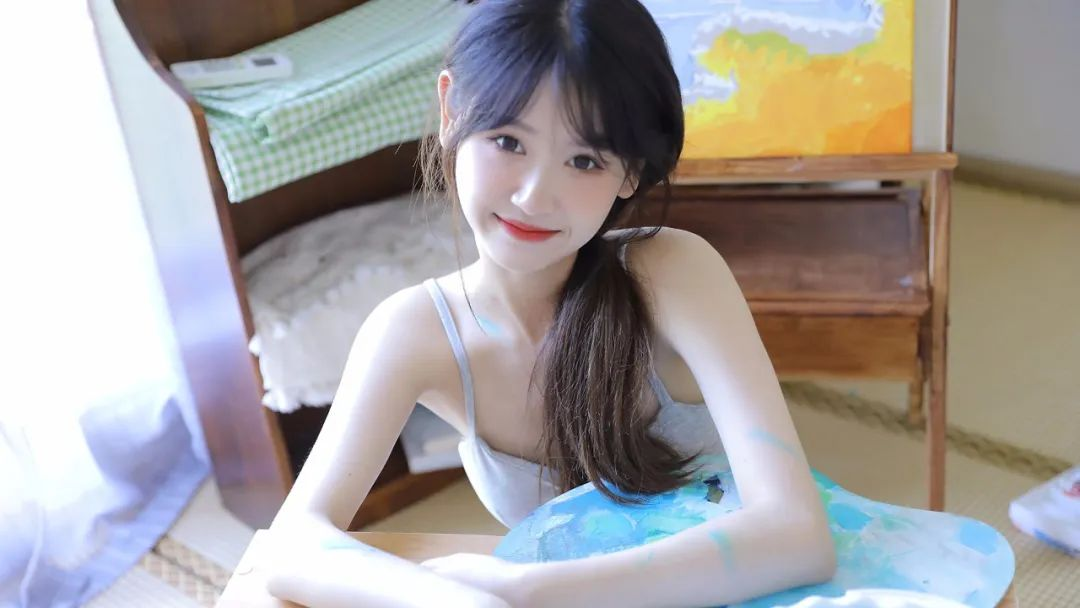
#> input picture OpenCV/10000.jpg, 1080 x 608 px
$ python '图像边缘检测.py'
#> lines starting #> are read from the running program, lines starting #| are printed output that depends on the picture; after the words box and inside, x2 and y2 are one past the last pixel; in counts of white or black regions, pixels touching at a corner belong together
import cv2
image = cv2.imread("../10000.jpg")
#> image is the input picture: shape (608, 1080, 3); mean B, G, R 159.3, 160.5, 164.5

image_gray = cv2.cvtColor(image,cv2.COLOR_BGR2GRAY)
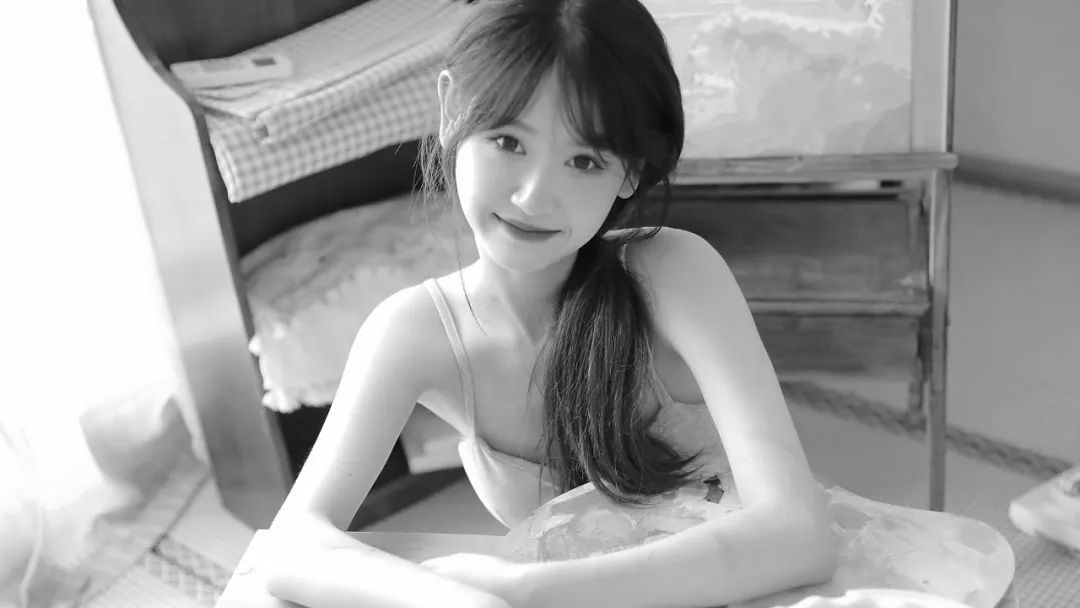
#> image_gray: shape (608, 1080); min 2, max 255, mean 161.6

# ret,image_thresh = cv2.threshold(image_gray,0,255,cv2.THRESH_BINARY)

image_Gaussian = cv2.GaussianBlur(image_gray,(5,5),0)

image_canny = cv2.Canny(image_Gaussian,100,200)
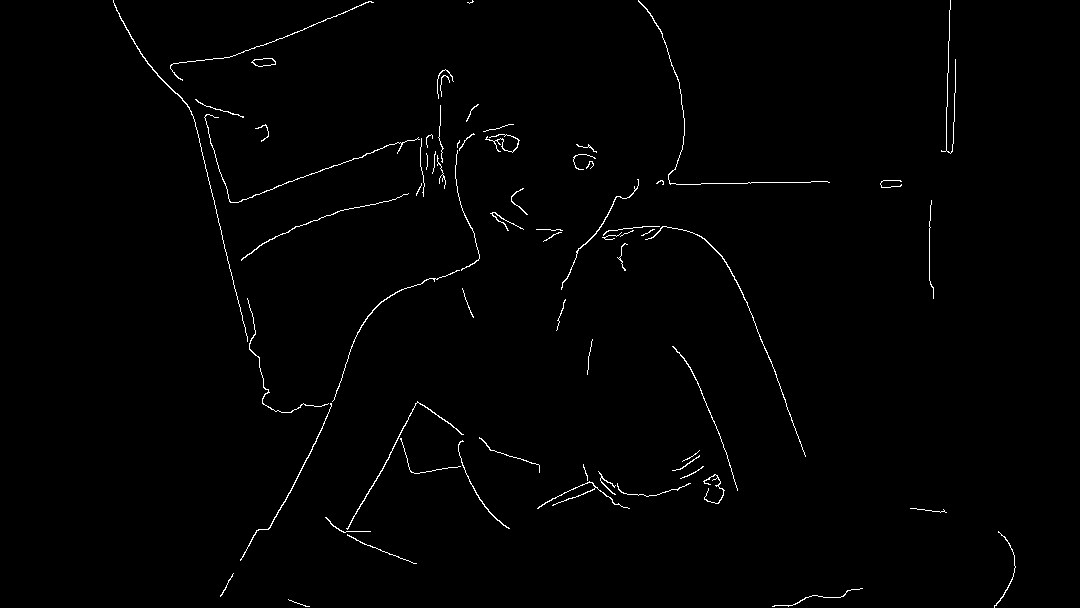
#> image_canny: shape (608, 1080); 0.98% white in thin lines or dots, all inside (x1, y1, x2, y2) = (113, 0, 1016, 608)

cv2.imshow("Canny",image_canny)
cv2.waitKey(0)

$ run again, with OpenCV/img.png saved as OpenCV/10000.jpg
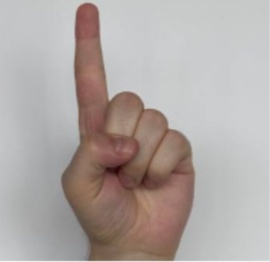
#> input picture OpenCV/img.png, 270 x 262 px
#> image is the input picture: shape (262, 270, 3); mean B, G, R 164.4, 167.4, 175.9
#> `image_gray = cv2.cvtColor(image,cv2.COLOR_BGR2GRAY)`:
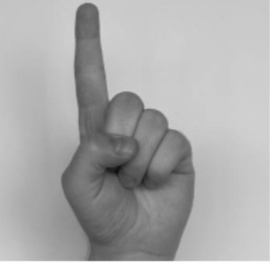
#> image_gray: shape (262, 270); min 15, max 248, mean 169.6
#> `image_canny = cv2.Canny(image_Gaussian,100,200)`:
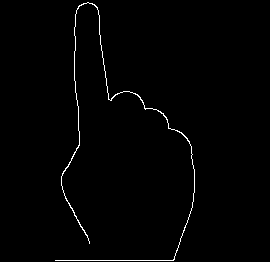
#> image_canny: shape (262, 270); 1.1% white in thin lines or dots, all inside (x1, y1, x2, y2) = (55, 2, 195, 261)

$ run again, with OpenCV/img_1.png saved as OpenCV/10000.jpg
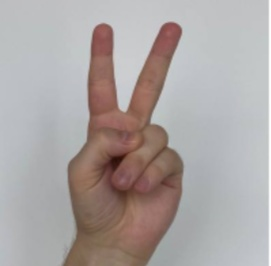
#> input picture OpenCV/img_1.png, 271 x 266 px
#> image is the input picture: shape (266, 271, 3); mean B, G, R 162.9, 164.3, 171.5
#> `image_gray = cv2.cvtColor(image,cv2.COLOR_BGR2GRAY)`:
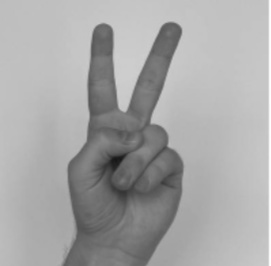
#> image_gray: shape (266, 271); min 22, max 255, mean 166.4
#> `image_canny = cv2.Canny(image_Gaussian,100,200)`:
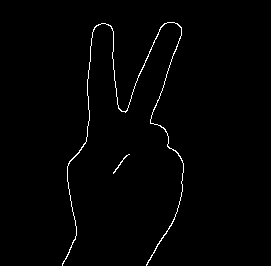
#> image_canny: shape (266, 271); 1.2% white in thin lines or dots, all inside (x1, y1, x2, y2) = (62, 22, 184, 266)
